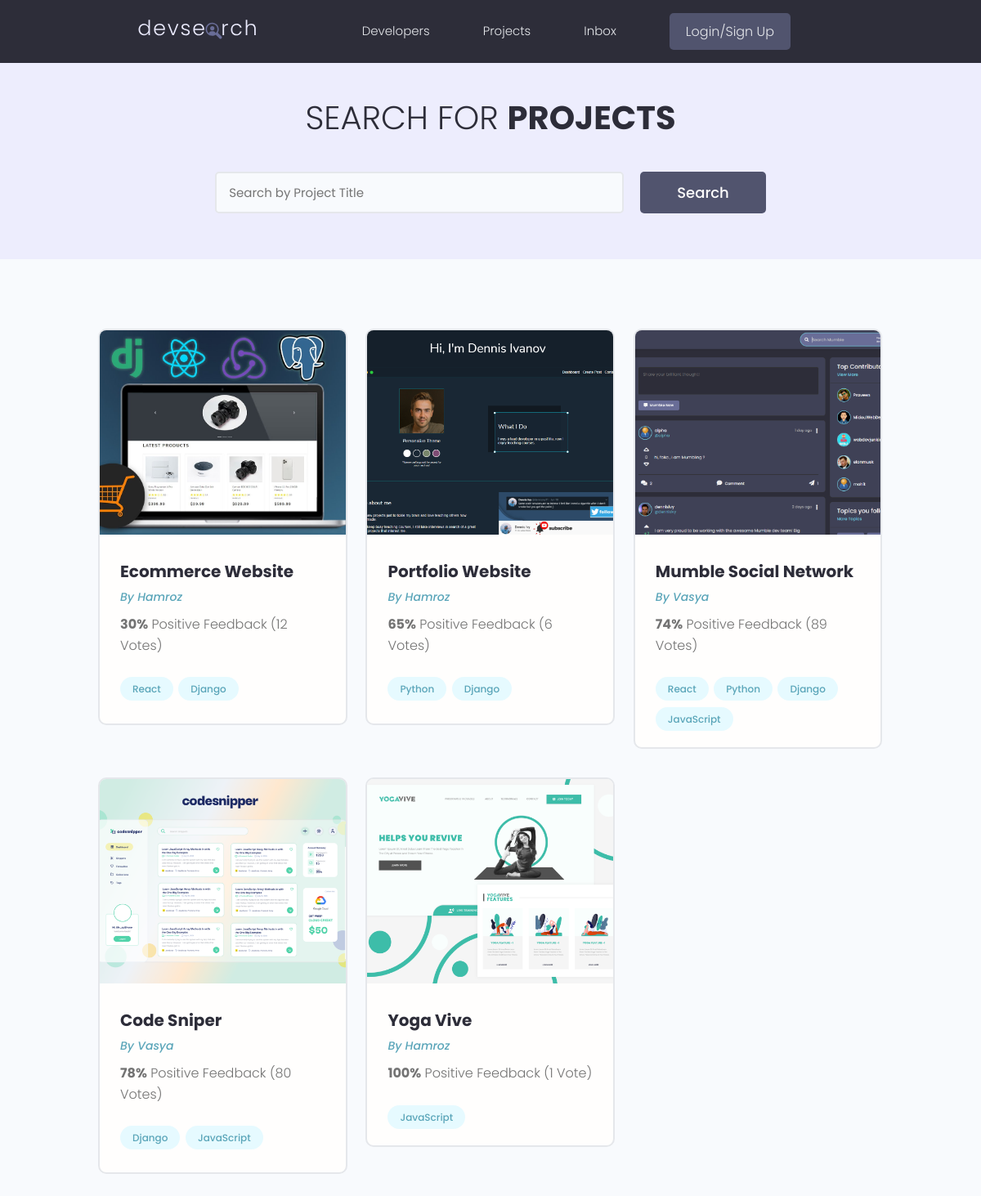
Page /projects/?page=2 on the earlier database version.
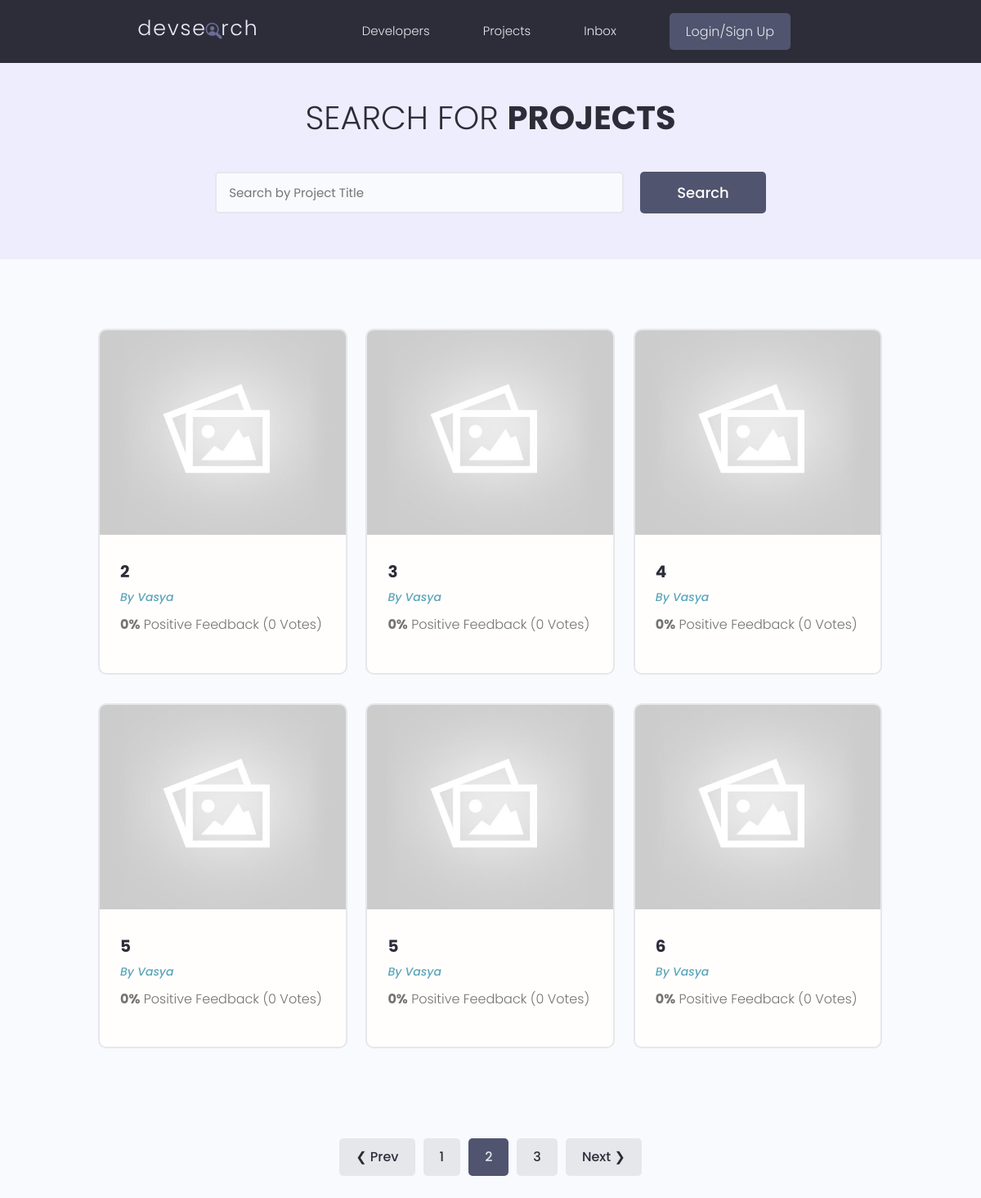
Same page on the later database version.
### projects/models.py (models this page shows, shortened)
class Project(models.Model):
    owner = models.ForeignKey(Profile, null=True, blank=True, on_delete=models.SET_NULL)
    title = models.CharField(max_length=200)
    description = models.TextField(
        null=True, blank=True
    )  # null and blank True means filling the description is not a must
    featured_image = models.ImageField(null=True, blank=True, default="default.jpg")
    demo_link = models.CharField(max_length=2000, null=True, blank=True)
    source_link = models.CharField(max_length=2000, null=True, blank=True)
    tags = models.ManyToManyField("Tag", blank=True)
    vote_total = models.IntegerField(default=0, null=True, blank=True)
    vote_ratio = models.IntegerField(default=0, null=True, blank=True)
    created = models.DateTimeField(auto_now_add=True)
    id = models.UUIDField(
        default=uuid.uuid4, unique=True, primary_key=True, editable=False
    )
    class Meta:
        ordering = ['created'] # in ordering if we put dash (-), it will reverse it. Meaning it will go from newest to the latest

class Tag(models.Model):
    name = models.CharField(max_length=200)
    created = models.DateTimeField(auto_now_add=True)
    id = models.UUIDField(
        default=uuid.uuid4, unique=True, primary_key=True, editable=False
    )
    def __str__(self):
        return self.name

### users/models.py (models this page shows, shortened)
class Profile(models.Model):
    user = models.OneToOneField(User, on_delete=models.CASCADE, blank=True, null=True)
    name = models.CharField(max_length=200, blank=True, null=True)
    email = models.EmailField(max_length=500, blank=True, null=True)
    username = models.CharField(max_length=200, blank=True, null=True)
    location = models.CharField(max_length=200, blank=True, null=True)
    short_intro = models.CharField(max_length=200, blank=True, null=True)
    bio = models.TextField(blank=True, null=True)
    profile_image = models.ImageField(
        blank=True,
        null=True,
        upload_to="profiles/",
        default="profiles/user-default.png",
    )
    social_github = models.CharField(max_length=200, blank=True, null=True)
    social_twitter = models.CharField(max_length=200, blank=True, null=True)
    social_linkedin = models.CharField(max_length=200, blank=True, null=True)
    social_youtube = models.CharField(max_length=200, blank=True, null=True)
    social_website = models.CharField(max_length=200, blank=True, null=True)
    created = models.DateTimeField(auto_now_add=True)
    id = models.UUIDField(
        default=uuid.uuid4, unique=True, primary_key=True, editable=False
    )

### projects/views.py (the view)
# urls.py: path("projects/", include("projects.urls")),
def projects(request):
    projects, search_query = searchProject(request)
    custom_range, projects = paginateProjects(request, projects, 6)
    context = {"projects": projects, 'search_query': search_query, "custom_range": custom_range}
    return render(request, "projects/projects.html", context)

### projects/utils.py (called while the page is built)
def paginateProjects(request, projects, results):
    page = request.GET.get('page')
    paginator = Paginator(projects, results)
    try:
        projects = paginator.page(page)
    except PageNotAnInteger:
        page = 1
        projects = paginator.page(page)
    except EmptyPage:
        page = paginator.num_pages
        projects = paginator.page(page)
    leftIndex = (int(page) - 4)
    if leftIndex < 1:
        leftIndex = 1
    rightIndex = (int(page) + 5)
    if rightIndex > paginator.num_pages:
        rightIndex = paginator.num_pages + 1
    custom_range = range(leftIndex, rightIndex)
    return custom_range, projects

def searchProject(request):
    search_query = ''
    if request.GET.get('search_query'):
        search_query = request.GET.get('search_query')
    tags = Tag.objects.filter(name__icontains=search_query)
    projects = Project.objects.distinct().filter(
        Q(title__icontains=search_query) |
        Q(description__icontains=search_query) |
        Q(owner__name__icontains=search_query) |
        Q(tags__in = tags)
    )
    return projects, search_query

### projects/templates/projects/projects.html (shortened to what this page needs)
{% extends "main.html" %}
{% block content %}
<main class="projects">
    <section class="hero-section text-center">
        <div class="container container--narrow">
            <div class="hero-section__box">
                <h2>Search for <span>Projects</span></h2>
            </div>
            <div class="hero-section__search">
                <form id='searchForm' class="form" action="{% url 'projects' %}" method="get">
                    <div class="form__field">
                        <input class="input input--text" id="formInput#search" type="text" name="search_query"
                            value="{{search_query}}" placeholder="Search by Project Title" />
                    </div>
                    <input class="btn btn--sub btn--lg" type="submit" value="Search" />
                </form>
            </div>
        </div>
    </section>
    <section class="projectsList">
        <div class="container">
            <div class="grid grid--three">
                {% for project in projects %}
                <div class="column">
                    <div class="card project">
                        <a href="{% url 'project' project.id %}" class="project">
                            <img class="project__thumbnail" src="{{ project.featured_image.url }}"
                                alt="project thumbnail" />
                            <div class="card__body">
                                <h3 class="project__title">{{project.title}}</h3>
                                <p>
                                    <a class="project__author" href="{% url 'user-profile' project.owner.id %}">By
                                        {{project.owner.name}}</a>
                                </p>
                                <p class="project--rating">
                                    <span style="font-weight: bold;">{{project.vote_ratio}}%</span> Positive
                                    Feedback ({{project.vote_total}} Vote{{project.vote_total|pluralize:"s"}})
                                </p>
                                <div class="project__tags">
                                    {% for tag in project.tags.all %}
                                    <span class="tag tag--pill tag--main">
                                        <small>{{tag}}</small>
                                    </span>
                                    {% endfor %}
                                </div>
                            </div>
                        </a>
                    </div>
                </div>
                {% endfor %}
            </div>
        </div>
    </section>
    {% include 'pagination.html' with queryset=projects custom_range=custom_range %}
</main>
{% endblock content %}

Differences in the rows shown:
no longer on this page (row unchanged): Project: featured_image (picture), title "Ecommerce Website", owner.name "Hamroz", vote_ratio "30", vote_total "12"
no longer on this page (row unchanged): Tag: name "React"
no longer on this page (row unchanged): Tag: name "Django"
no longer on this page (row unchanged): Project: featured_image (picture), title "Portfolio Website", owner.name "Hamroz", vote_ratio "65", vote_total "6"
no longer on this page (row unchanged): Tag: name "Python"
no longer on this page (row unchanged): Project: featured_image (picture), title "Mumble Social Network", owner.name "Vasya", vote_ratio "74", vote_total "89"
no longer on this page (row unchanged): Tag: name "JavaScript"
no longer on this page (row unchanged): Project: featured_image (picture), title "Code Sniper", owner.name "Vasya", vote_ratio "78", vote_total "80"
no longer on this page (row unchanged): Project: featured_image (picture), title "Yoga Vive", owner.name "Hamroz", vote_ratio "100", vote_total "1"
added Project: featured_image (placeholder picture), title "2", owner.name "Vasya", vote_ratio "0", vote_total "0"
added Project: featured_image (placeholder picture), title "3", owner.name "Vasya", vote_ratio "0", vote_total "0"
added Project: featured_image (placeholder picture), title "4", owner.name "Vasya", vote_ratio "0", vote_total "0"
added Project: featured_image (placeholder picture), title "5", owner.name "Vasya", vote_ratio "0", vote_total "0"
added Project: featured_image (placeholder picture), title "5", owner.name "Vasya", vote_ratio "0", vote_total "0"
added Project: featured_image (placeholder picture), title "6", owner.name "Vasya", vote_ratio "0", vote_total "0"
Other differences:
text now shown: "❮ Prev Next ❯"
new list line: "1"
new list line: "2"
new list line: "3"
